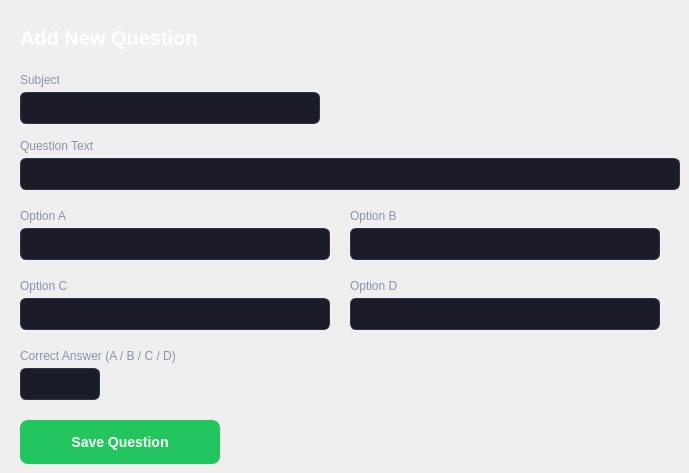
      <widget class="QWidget" name="page_add_question">
       <widget class="QLabel" name="label_aq_title">
        <property name="geometry"><rect><x>20</x><y>20</y><width>660</width><height>36</height></rect></property>
        <property name="styleSheet"><string notr="true">QLabel { color: white; font-size: 20px; font-weight: bold; background-color: transparent; }</string></property>
        <property name="text"><string>Add New Question</string></property>
       </widget>
       <widget class="QLabel" name="lbl_sub">
        <property name="geometry"><rect><x>20</x><y>70</y><width>300</width><height>20</height></rect></property>
        <property name="styleSheet"><string notr="true">QLabel { color: #8892b0; font-size: 12px; background-color: transparent; }</string></property>
        <property name="text"><string>Subject</string></property>
       </widget>
       <widget class="QLineEdit" name="input_subject">
        <property name="geometry"><rect><x>20</x><y>92</y><width>300</width><height>32</height></rect></property>
        <property name="styleSheet"><string notr="true">QLineEdit { background-color: #1a1d27; color: white; border: 1px solid #2d3452; border-radius: 6px; padding: 6px; font-size: 13px; } QLineEdit:focus { border: 1px solid #4f6ef7; }</string></property>
       </widget>
       <widget class="QLabel" name="lbl_q">
        <property name="geometry"><rect><x>20</x><y>136</y><width>660</width><height>20</height></rect></property>
        <property name="styleSheet"><string notr="true">QLabel { color: #8892b0; font-size: 12px; background-color: transparent; }</string></property>
        <property name="text"><string>Question Text</string></property>
       </widget>
       <widget class="QLineEdit" name="input_question">
        <property name="geometry"><rect><x>20</x><y>158</y><width>660</width><height>32</height></rect></property>
        <property name="styleSheet"><string notr="true">QLineEdit { background-color: #1a1d27; color: white; border: 1px solid #2d3452; border-radius: 6px; padding: 6px; font-size: 13px; } QLineEdit:focus { border: 1px solid #4f6ef7; }</string></property>
       </widget>
       <widget class="QLabel" name="lbl_oa">
        <property name="geometry"><rect><x>20</x><y>206</y><width>310</width><height>20</height></rect></property>
        <property name="styleSheet"><string notr="true">QLabel { color: #8892b0; font-size: 12px; background-color: transparent; }</string></property>
        <property name="text"><string>Option A</string></property>
       </widget>
       <widget class="QLineEdit" name="input_option_a">
        <property name="geometry"><rect><x>20</x><y>228</y><width>310</width><height>32</height></rect></property>
        <property name="styleSheet"><string notr="true">QLineEdit { background-color: #1a1d27; color: white; border: 1px solid #2d3452; border-radius: 6px; padding: 6px; font-size: 13px; } QLineEdit:focus { border: 1px solid #4f6ef7; }</string></property>
       </widget>
       <widget class="QLabel" name="lbl_ob">
        <property name="geometry"><rect><x>350</x><y>206</y><width>310</width><height>20</height></rect></property>
        <property name="styleSheet"><string notr="true">QLabel { color: #8892b0; font-size: 12px; background-color: transparent; }</string></property>
        <property name="text"><string>Option B</string></property>
       </widget>
       <widget class="QLineEdit" name="input_option_b">
        <property name="geometry"><rect><x>350</x><y>228</y><width>310</width><height>32</height></rect></property>
        <property name="styleSheet"><string notr="true">QLineEdit { background-color: #1a1d27; color: white; border: 1px solid #2d3452; border-radius: 6px; padding: 6px; font-size: 13px; } QLineEdit:focus { border: 1px solid #4f6ef7; }</string></property>
       </widget>
       <widget class="QLabel" name="lbl_oc">
        <property name="geometry"><rect><x>20</x><y>276</y><width>310</width><height>20</height></rect></property>
        <property name="styleSheet"><string notr="true">QLabel { color: #8892b0; font-size: 12px; background-color: transparent; }</string></property>
        <property name="text"><string>Option C</string></property>
       </widget>
       <widget class="QLineEdit" name="input_option_c">
        <property name="geometry"><rect><x>20</x><y>298</y><width>310</width><height>32</height></rect></property>
        <property name="styleSheet"><string notr="true">QLineEdit { background-color: #1a1d27; color: white; border: 1px solid #2d3452; border-radius: 6px; padding: 6px; font-size: 13px; } QLineEdit:focus { border: 1px solid #4f6ef7; }</string></property>
       </widget>
       <widget class="QLabel" name="lbl_od">
        <property name="geometry"><rect><x>350</x><y>276</y><width>310</width><height>20</height></rect></property>
        <property name="styleSheet"><string notr="true">QLabel { color: #8892b0; font-size: 12px; background-color: transparent; }</string></property>
        <property name="text"><string>Option D</string></property>
       </widget>
       <widget class="QLineEdit" name="input_option_d">
        <property name="geometry"><rect><x>350</x><y>298</y><width>310</width><height>32</height></rect></property>
        <property name="styleSheet"><string notr="true">QLineEdit { background-color: #1a1d27; color: white; border: 1px solid #2d3452; border-radius: 6px; padding: 6px; font-size: 13px; } QLineEdit:focus { border: 1px solid #4f6ef7; }</string></property>
       </widget>
       <widget class="QLabel" name="lbl_ans">
        <property name="geometry"><rect><x>20</x><y>346</y><width>300</width><height>20</height></rect></property>
        <property name="styleSheet"><string notr="true">QLabel { color: #8892b0; font-size: 12px; background-color: transparent; }</string></property>
        <property name="text"><string>Correct Answer (A / B / C / D)</string></property>
       </widget>
       <widget class="QLineEdit" name="input_correct_answer">
        <property name="geometry"><rect><x>20</x><y>368</y><width>80</width><height>32</height></rect></property>
        <property name="styleSheet"><string notr="true">QLineEdit { background-color: #1a1d27; color: white; border: 1px solid #2d3452; border-radius: 6px; padding: 6px; font-size: 14px; font-weight: bold; } QLineEdit:focus { border: 1px solid #4f6ef7; }</string></property>
        <property name="maxLength"><number>1</number></property>
       </widget>
       <widget class="QPushButton" name="btn_save">
        <property name="geometry"><rect><x>20</x><y>420</y><width>200</width><height>44</height></rect></property>
        <property name="styleSheet"><string notr="true">QPushButton { background-color: #22c55e; color: white; border-radius: 8px; font-size: 14px; font-weight: bold; } QPushButton:hover { background-color: #16a34a; }</string></property>
        <property name="text"><string>Save Question</string></property>
       </widget>
      </widget>
